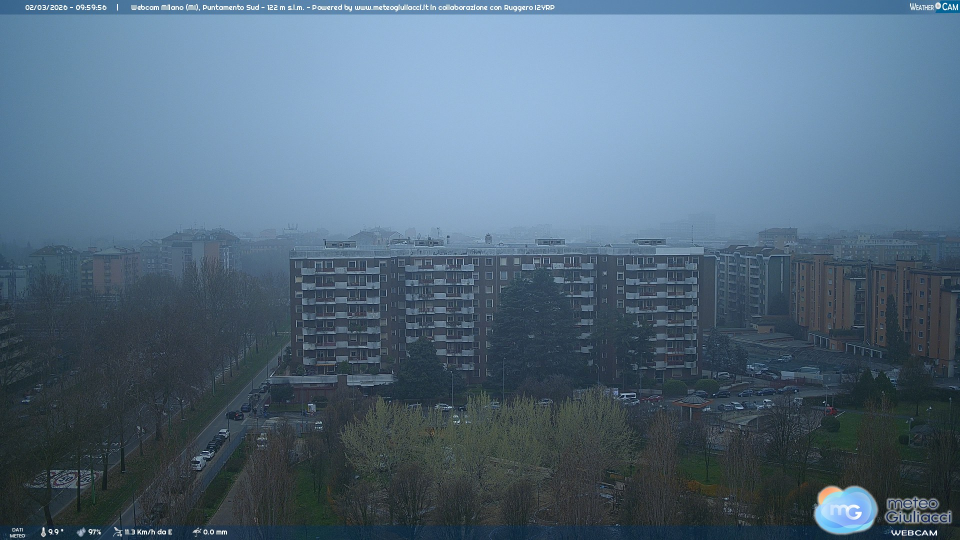
#> input picture data/raw/images/20260301-1000.jpg, 1920 x 1080 px (shown at 1/2 size); its folder holds only this picture in this run
$ jupyter execute 02_image_feature_extraction_roi.ipynb
#> lines starting #> are read from the running program, lines starting #| are printed output that depends on the picture
# ROI-Based Image Feature Extraction for PM2.5 Analysis

This notebook extracts image-based visual features from a fixed Region of Interest (ROI B) selected from webcam images.

Compared with the original sky/ground feature extraction method, this notebook adopts **Method 2: Whole-ROI Feature Extraction**.
Instead of splitting the image into sky and ground regions, features are extracted from the entire selected ROI.

The extracted features include:

- Mean RGB values: `R_roi`, `G_roi`, `B_roi`
- Mean saturation: `S_mean`
- Blue-to-Red ratio: `B_R_ratio`
- Image contrast: `contrast`

The output is saved as:

`Processing Outputs/image_feature_roi.csv`

[cell 1]
import re
from pathlib import Path
from PIL import Image
import numpy as np
import csv
from datetime import datetime
from matplotlib.colors import rgb_to_hsv

## Helper Functions

These functions are used to:

1. Load each image as an RGB NumPy array.
2. Crop the selected ROI B.
3. Compute visual features from the whole ROI.

[cell 2]
def load_rgb_array(p: Path) -> np.ndarray:
    """
    Load image and return an RGB array with shape (H, W, 3).
    """
    img = Image.open(p).convert("RGB")
#> img is the input picture: PIL image 1920x1080 RGB; mean R, G, B 83.9, 106.9, 126.2
    return np.array(img)


def crop_roi(arr: np.ndarray, top: int, left: int, height: int, width: int) -> np.ndarray:
    """
    Crop a fixed rectangular ROI from the image.

    Parameters:
    - top: starting row index
    - left: starting column index
    - height: ROI height
    - width: ROI width
    """
    return arr[top:top + height, left:left + width, :]


def mean_rgb(arr: np.ndarray):
    """
    Compute mean R, G, B values for the ROI.
    """
    if arr.size == 0:
        return (np.nan, np.nan, np.nan)

    r = arr[:, :, 0].mean()
    g = arr[:, :, 1].mean()
    b = arr[:, :, 2].mean()

    return (float(r), float(g), float(b))


def mean_saturation(arr: np.ndarray):
    """
    Compute mean saturation from the HSV color space.

    RGB values are first normalized to [0, 1],
    then converted to HSV.
    """
    if arr.size == 0:
        return np.nan

    arr_norm = arr / 255.0
    hsv = rgb_to_hsv(arr_norm)
    saturation = hsv[:, :, 1]

    return float(saturation.mean())


def blue_red_ratio(arr: np.ndarray):
    """
    Compute the Blue-to-Red ratio: mean(B) / mean(R).

    A small epsilon is used to avoid division by zero.
    """
    if arr.size == 0:
        return np.nan

    r_mean = arr[:, :, 0].mean()
    b_mean = arr[:, :, 2].mean()

    eps = 1e-6
    return float(b_mean / (r_mean + eps))


def image_contrast(arr: np.ndarray):
    """
    Compute image contrast using the standard deviation of grayscale intensity.

    Higher values indicate stronger intensity variation within the ROI.
    """
    if arr.size == 0:
        return np.nan

    gray = arr.mean(axis=2)
    return float(gray.std())

## Parameters and Paths

The input folder is scanned recursively.
Only image files with filenames in the format `YYYYMMDD-HHMM.jpg` are processed.

ROI B is used as the fixed region for feature extraction:

- top = 160
- left = 116
- height = 380
- width = 515

[cell 3]
root = Path("Images")
output_csv = Path("Processing Outputs/image_feature_roi.csv")

# ROI B parameters
ROI_TOP = 160
ROI_LEFT = 116
ROI_HEIGHT = 380
ROI_WIDTH = 515

IMG_EXTS = {".jpg", ".jpeg", ".JPG", ".JPEG"}

# Expected filename format: YYYYMMDD-HHMM
name_re = re.compile(r"^(?P<date>\d{8})-(?P<hour>\d{4})$")

## Feature Extraction Loop

For each valid image:

1. Check file extension and filename format.
2. Parse date and time from the filename.
3. Load the image as RGB.
4. Check whether the image is large enough for ROI cropping.
5. Crop ROI B.
6. Extract whole-ROI features.
7. Append one row to the output table.

[cell 4]
rows = []
skipped_files = []

for p in sorted(root.rglob("*")):
    # Check image extension
    if not (p.is_file() and p.suffix in IMG_EXTS):
        continue

    # Check filename pattern
    stem = p.stem
    if not name_re.match(stem):
        skipped_files.append((str(p), "Invalid filename format"))
        continue

    # Parse datetime from filename
    try:
        dt = datetime.strptime(stem, "%Y%m%d-%H%M")
    except ValueError:
        skipped_files.append((str(p), "Datetime parsing failed"))
        continue

    date_csv = dt.strftime("%Y-%m-%d")
    time_csv = dt.strftime("%H:%M")

    # Load image
    try:
        arr = load_rgb_array(p)
    except Exception as e:
        skipped_files.append((str(p), f"Image loading failed: {e}"))
        continue

    H, W, C = arr.shape
#> H = 1080; W = 1920; C = 3

    # Check whether ROI B fits inside the image
    if (
        C != 3
        or H < ROI_TOP + ROI_HEIGHT
        or W < ROI_LEFT + ROI_WIDTH
    ):
        skipped_files.append((str(p), "Image too small for ROI cropping"))
        continue

    # Crop ROI B
    roi = crop_roi(arr, ROI_TOP, ROI_LEFT, ROI_HEIGHT, ROI_WIDTH)
#> in crop_roi, `return arr[top:top + height, left:left + width, :]`:
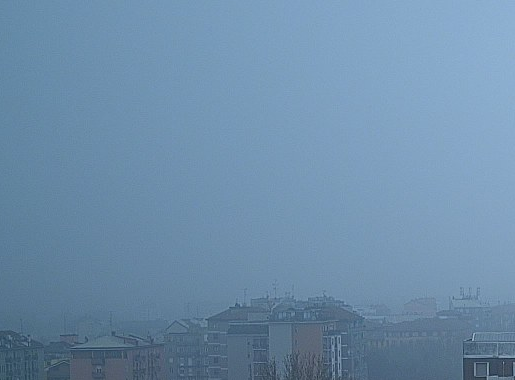
#> returned value: shape (380, 515, 3); mean of channels 0, 1, 2 109.5, 141.3, 169.5; drawn as R, G, B

    # Extract features
    r_roi, g_roi, b_roi = mean_rgb(roi)
#> in mean_rgb, `r = arr[:, :, 0].mean()`: r = 109.5
#> in mean_rgb, `g = arr[:, :, 1].mean()`: g = 141.3
#> in mean_rgb, `b = arr[:, :, 2].mean()`: b = 169.5
#> r_roi = 109.5; g_roi = 141.3; b_roi = 169.5
    s_mean = mean_saturation(roi)
#> in mean_saturation, `hsv = rgb_to_hsv(arr_norm)`: hsv: shape (380, 515, 3) float64; mean of channels 0, 1, 2 0.579, 0.356, 0.665
#> in mean_saturation, `saturation = hsv[:, :, 1]`:
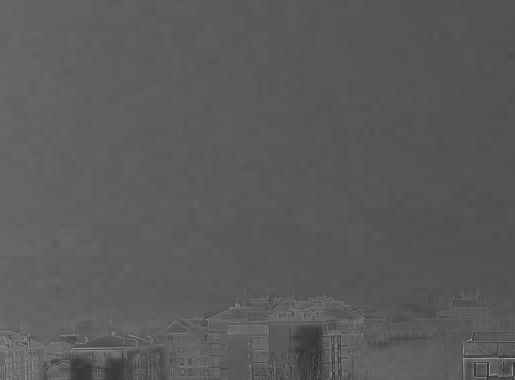
#> saturation: shape (380, 515) float64; min 0.181, max 0.723, mean 0.356
#> s_mean = 0.356
    br_ratio = blue_red_ratio(roi)
#> in blue_red_ratio, `r_mean = arr[:, :, 0].mean()`: r_mean = 109.5
#> in blue_red_ratio, `b_mean = arr[:, :, 2].mean()`: b_mean = 169.5
#> br_ratio = 1.55
    contrast = image_contrast(roi)
#> in image_contrast, `gray = arr.mean(axis=2)`:
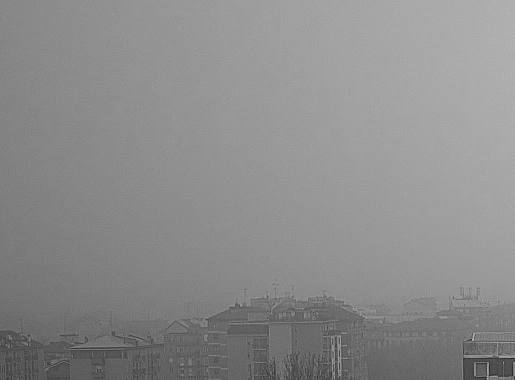
#> gray: shape (380, 515) float64; min 38.33, max 197, mean 140.1
#> contrast = 21.98

    # Store row
    rows.append({
        "date": date_csv,
        "hour": time_csv,
        "R_roi": r_roi,
        "G_roi": g_roi,
        "B_roi": b_roi,
        "S_mean": s_mean,
        "B_R_ratio": br_ratio,
        "contrast": contrast,
        "image_path": str(p)
    })

## Export Features to CSV

The extracted features are saved to:

`Processing Outputs/image_feature_roi.csv`

Each row corresponds to one webcam image.

[cell 5]
output_csv.parent.mkdir(parents=True, exist_ok=True)

fieldnames = [
    "date",
    "hour",
    "R_roi",
    "G_roi",
    "B_roi",
    "S_mean",
    "B_R_ratio",
    "contrast",
    "image_path"
]

with output_csv.open("w", newline="") as f:
    writer = csv.DictWriter(f, fieldnames=fieldnames)
    writer.writeheader()
    writer.writerows(rows)

print(f"Done. Wrote {len(rows)} rows to {output_csv}")
#| Done. Wrote 1 rows to Processing Outputs/image_feature_roi.csv
print(f"Skipped {len(skipped_files)} files.")

$ run again, on data/raw/images/20260301-1900.jpg
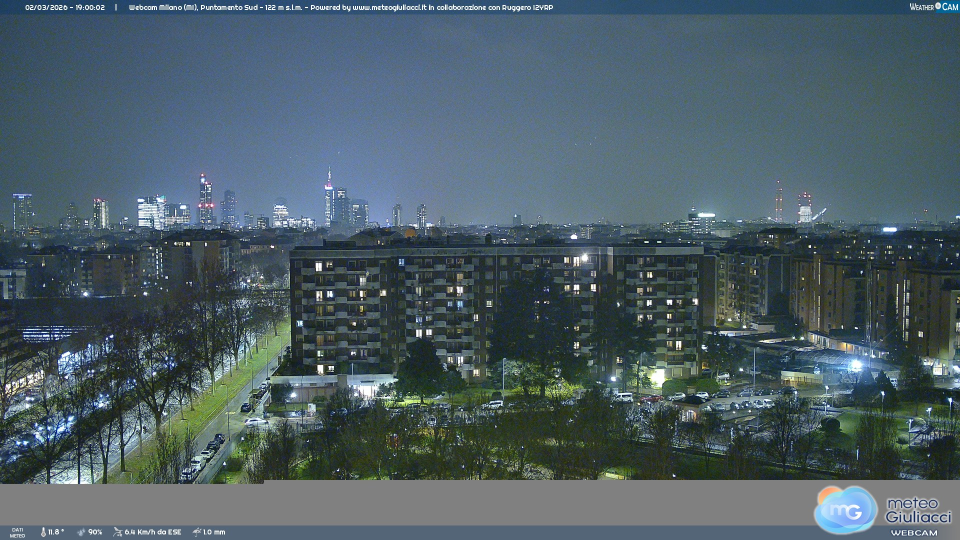
#> input picture data/raw/images/20260301-1900.jpg, 1920 x 1080 px (shown at 1/2 size)
#> in load_rgb_array, img is the input picture: PIL image 1920x1080 RGB; mean R, G, B 76.7, 93.7, 101.6
#> in crop_roi, `return arr[top:top + height, left:left + width, :]`:
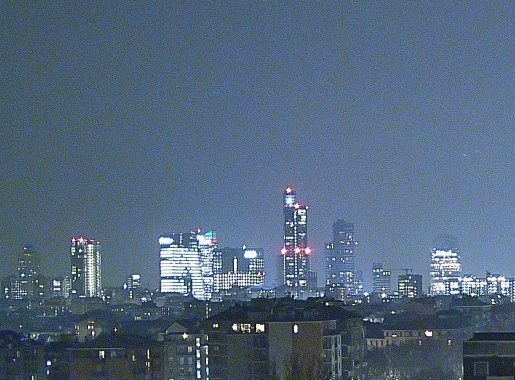
#> returned value: shape (380, 515, 3); mean of channels 0, 1, 2 82.8, 103.2, 124.8; drawn as R, G, B
#> r = 82.78
#> g = 103.2
#> b = 124.8
#> r_roi = 82.78; g_roi = 103.2; b_roi = 124.8
#> hsv: shape (380, 515, 3) float64; mean of channels 0, 1, 2 0.576, 0.345, 0.491
#> s_mean = 0.345
#> r_mean = 82.78
#> b_mean = 124.8
#> br_ratio = 1.51
#> in image_contrast, `gray = arr.mean(axis=2)`:
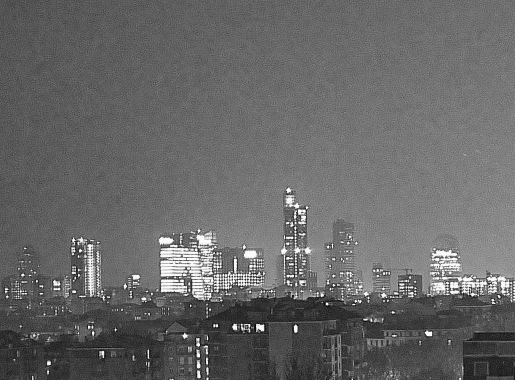
#> gray: shape (380, 515) float64; min 5.33, max 255, mean 103.6
#> contrast = 32.92
#| Done. Wrote 1 rows to Processing Outputs/image_feature_roi.csv
